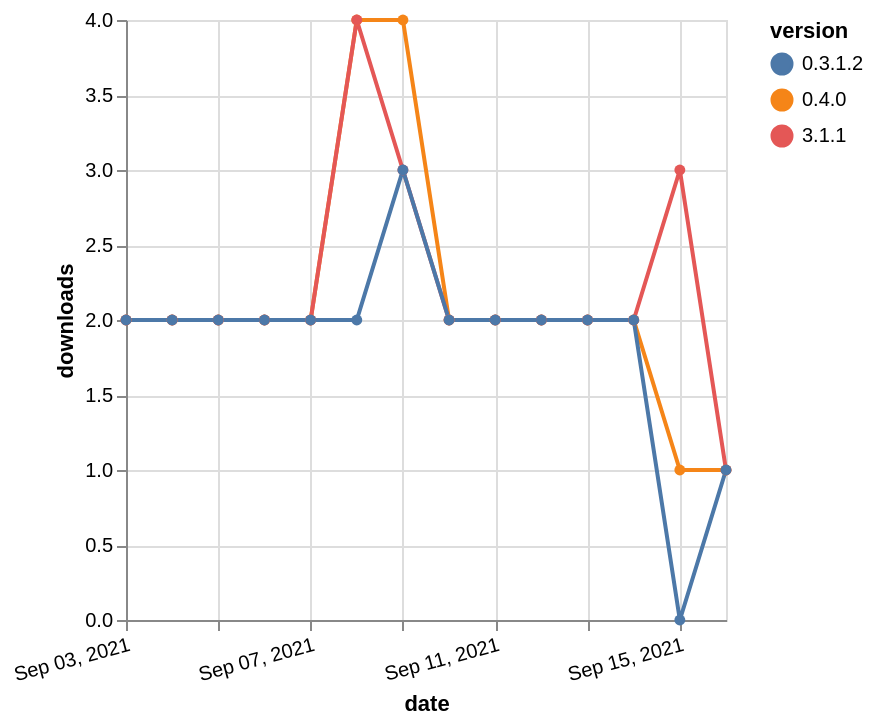

Write a Vega-Lite specification for this figure.
### Vega-Lite specification from a JSON file in a GitHub repository (floating-point values rounded to 4 significant figures)
{"$schema": "https://vega.github.io/schema/vega-lite/v5.json", "description": "A simple bar chart with embedded data.", "data": {"values": [{"date": "2021-09-03", "total": 370, "delta": 2, "version": "0.4.0"}, {"date": "2021-09-04", "total": 372, "delta": 2, "version": "0.4.0"}, {"date": "2021-09-05", "total": 374, "delta": 2, "version": "0.4.0"}, {"date": "2021-09-06", "total": 376, "delta": 2, "version": "0.4.0"}, {"date": "2021-09-07", "total": 378, "delta": 2, "version": "0.4.0"}, {"date": "2021-09-08", "total": 382, "delta": 4, "version": "0.4.0"}, {"date": "2021-09-09", "total": 386, "delta": 4, "version": "0.4.0"}, {"date": "2021-09-10", "total": 388, "delta": 2, "version": "0.4.0"}, {"date": "2021-09-11", "total": 390, "delta": 2, "version": "0.4.0"}, {"date": "2021-09-12", "total": 392, "delta": 2, "version": "0.4.0"}, {"date": "2021-09-13", "total": 394, "delta": 2, "version": "0.4.0"}, {"date": "2021-09-14", "total": 396, "delta": 2, "version": "0.4.0"}, {"date": "2021-09-15", "total": 397, "delta": 1, "version": "0.4.0"}, {"date": "2021-09-16", "total": 398, "delta": 1, "version": "0.4.0"}, {"date": "2021-09-03", "total": 353, "delta": 2, "version": "3.1.1"}, {"date": "2021-09-04", "total": 355, "delta": 2, "version": "3.1.1"}, {"date": "2021-09-05", "total": 357, "delta": 2, "version": "3.1.1"}, {"date": "2021-09-06", "total": 359, "delta": 2, "version": "3.1.1"}, {"date": "2021-09-07", "total": 361, "delta": 2, "version": "3.1.1"}, {"date": "2021-09-08", "total": 365, "delta": 4, "version": "3.1.1"}, {"date": "2021-09-09", "total": 368, "delta": 3, "version": "3.1.1"}, {"date": "2021-09-10", "total": 370, "delta": 2, "version": "3.1.1"}, {"date": "2021-09-11", "total": 372, "delta": 2, "version": "3.1.1"}, {"date": "2021-09-12", "total": 374, "delta": 2, "version": "3.1.1"}, {"date": "2021-09-13", "total": 376, "delta": 2, "version": "3.1.1"}, {"date": "2021-09-14", "total": 378, "delta": 2, "version": "3.1.1"}, {"date": "2021-09-15", "total": 381, "delta": 3, "version": "3.1.1"}, {"date": "2021-09-16", "total": 382, "delta": 1, "version": "3.1.1"}, {"date": "2021-09-03", "total": 345, "delta": 2, "version": "0.3.1.2"}, {"date": "2021-09-04", "total": 347, "delta": 2, "version": "0.3.1.2"}, {"date": "2021-09-05", "total": 349, "delta": 2, "version": "0.3.1.2"}, {"date": "2021-09-06", "total": 351, "delta": 2, "version": "0.3.1.2"}, {"date": "2021-09-07", "total": 353, "delta": 2, "version": "0.3.1.2"}, {"date": "2021-09-08", "total": 355, "delta": 2, "version": "0.3.1.2"}, {"date": "2021-09-09", "total": 358, "delta": 3, "version": "0.3.1.2"}, {"date": "2021-09-10", "total": 360, "delta": 2, "version": "0.3.1.2"}, {"date": "2021-09-11", "total": 362, "delta": 2, "version": "0.3.1.2"}, {"date": "2021-09-12", "total": 364, "delta": 2, "version": "0.3.1.2"}, {"date": "2021-09-13", "total": 366, "delta": 2, "version": "0.3.1.2"}, {"date": "2021-09-14", "total": 368, "delta": 2, "version": "0.3.1.2"}, {"date": "2021-09-15", "total": 368, "delta": 0, "version": "0.3.1.2"}, {"date": "2021-09-16", "total": 369, "delta": 1, "version": "0.3.1.2"}]}, "width": "container", "mark": {"type": "line", "point": {"filled": true}}, "encoding": {"x": {"field": "date", "type": "temporal", "timeUnit": "yearmonthdate", "title": "date", "axis": {"labelAngle": -15}}, "y": {"field": "delta", "type": "quantitative", "title": "downloads"}, "color": {"field": "version", "type": "nominal"}, "tooltip": {"field": "delta"}}}
